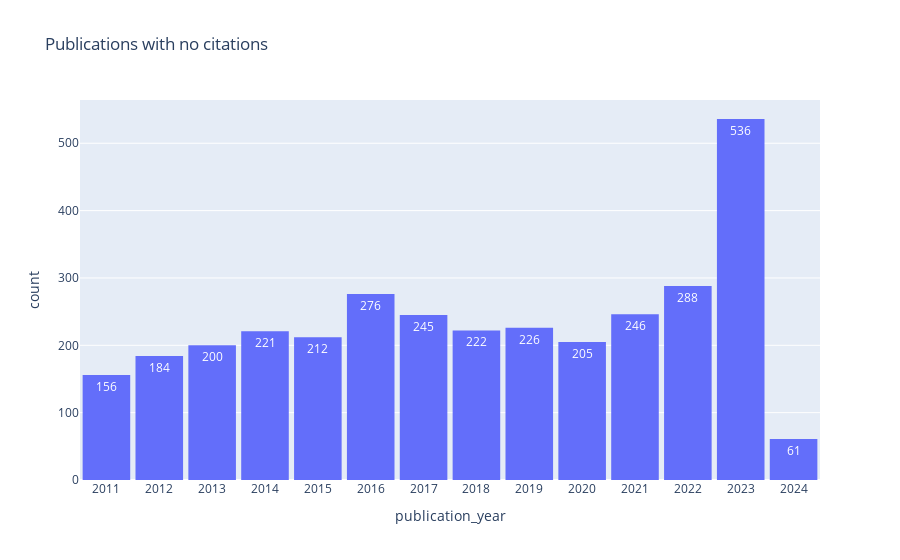

Notebook cell for this chart:
### Code cell
title = "Publications with no citations"
df = pd.DataFrame(works.find({"cited_by_count": {"$eq": 0}}, {"_id": 0, "cited_by_count": 1, "publication_year": 1}))
fig = px.histogram(df, x="publication_year", text_auto=True, title=title)
fig.update_layout(bargap=0.1, xaxis={"dtick": 1})
fig.show()

### Figure 1 — Plotly figure (JSON) as saved in the notebook; plotly's stock layout.template omitted (floating-point values rounded to 4 significant figures; data arrays with more than 128 entries replaced by an {"elided": "..."} marker saying what was removed)
{"data": [{"alignmentgroup": "True", "bingroup": "x", "hovertemplate": "publication_year=%{x}<br>count=%{y}<extra></extra>", "legendgroup": "", "marker": {"color": "#636efa", "pattern": {"shape": ""}}, "name": "", "offsetgroup": "", "orientation": "v", "showlegend": false, "texttemplate": "%{value}", "type": "histogram", "x": {"elided": "3278 int values"}, "xaxis": "x", "yaxis": "y"}], "layout": {"bargap": 0.1, "barmode": "relative", "legend": {"tracegroupgap": 0}, "title": {"text": "Publications with no citations"}, "xaxis": {"anchor": "y", "domain": [0, 1], "dtick": 1, "title": {"text": "publication_year"}}, "yaxis": {"anchor": "x", "domain": [0, 1], "title": {"text": "count"}}}}
